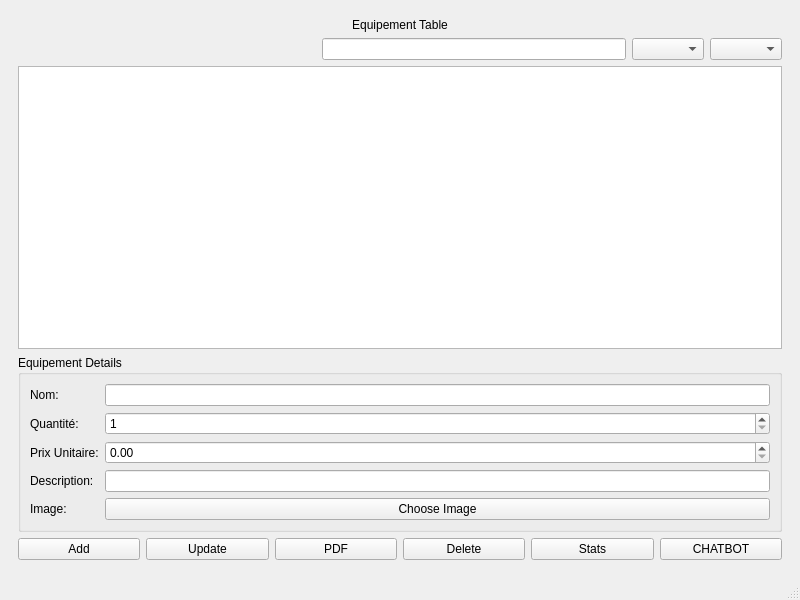
<?xml version="1.0" encoding="UTF-8"?>
<ui version="4.0">
 <class>MainWindow</class>
 <widget class="QMainWindow" name="MainWindow">
  <property name="geometry">
   <rect>
    <x>0</x>
    <y>0</y>
    <width>800</width>
    <height>600</height>
   </rect>
  </property>
  <widget class="QWidget" name="centralwidget">
   <layout class="QVBoxLayout" name="verticalLayout">
    <item>
     <widget class="QStackedWidget" name="stackedWidget">
      <property name="currentIndex">
       <number>0</number>
      </property>
      <widget class="QWidget" name="page">
       <layout class="QVBoxLayout" name="verticalLayout_2">
        <item>
         <widget class="QLabel" name="tableTitle">
          <property name="text">
           <string>Equipement Table</string>
          </property>
          <property name="alignment">
           <set>Qt::AlignmentFlag::AlignCenter</set>
          </property>
         </widget>
        </item>
        <item>
         <layout class="QHBoxLayout" name="horizontalLayout">
          <item>
           <spacer name="horizontalSpacer">
            <property name="orientation">
             <enum>Qt::Orientation::Horizontal</enum>
            </property>
            <property name="sizeHint" stdset="0">
             <size>
              <width>40</width>
              <height>20</height>
             </size>
            </property>
           </spacer>
          </item>
          <item>
           <widget class="QLineEdit" name="search"/>
          </item>
          <item>
           <widget class="QComboBox" name="sortingMode"/>
          </item>
          <item>
           <widget class="QComboBox" name="sortingBy"/>
          </item>
         </layout>
        </item>
        <item>
         <widget class="QTableView" name="tableViewEquipement">
          <property name="selectionMode">
           <enum>QAbstractItemView::SelectionMode::SingleSelection</enum>
          </property>
          <property name="selectionBehavior">
           <enum>QAbstractItemView::SelectionBehavior::SelectRows</enum>
          </property>
         </widget>
        </item>
        <item>
         <widget class="QGroupBox" name="formGroupBox">
          <property name="title">
           <string>Equipement Details</string>
          </property>
          <layout class="QFormLayout" name="formLayout">
           <item row="0" column="0">
            <widget class="QLabel" name="labelNom">
             <property name="text">
              <string>Nom:</string>
             </property>
            </widget>
           </item>
           <item row="0" column="1">
            <widget class="QLineEdit" name="lineEditNom"/>
           </item>
           <item row="1" column="0">
            <widget class="QLabel" name="labelQuantite">
             <property name="text">
              <string>Quantité:</string>
             </property>
            </widget>
           </item>
           <item row="1" column="1">
            <widget class="QSpinBox" name="spinBoxQuantite">
             <property name="minimum">
              <number>1</number>
             </property>
            </widget>
           </item>
           <item row="2" column="0">
            <widget class="QLabel" name="labelPrixUnitaire">
             <property name="text">
              <string>Prix Unitaire:</string>
             </property>
            </widget>
           </item>
           <item row="2" column="1">
            <widget class="QDoubleSpinBox" name="doubleSpinBoxPrixUnitaire">
             <property name="decimals">
              <number>2</number>
             </property>
             <property name="minimum">
              <double>0.000000000000000</double>
             </property>
            </widget>
           </item>
           <item row="3" column="0">
            <widget class="QLabel" name="labelDescription">
             <property name="text">
              <string>Description:</string>
             </property>
            </widget>
           </item>
           <item row="3" column="1">
            <widget class="QLineEdit" name="lineEditDescription"/>
           </item>
           <item row="4" column="0">
            <widget class="QLabel" name="label">
             <property name="text">
              <string>Image:</string>
             </property>
            </widget>
           </item>
           <item row="4" column="1">
            <widget class="QPushButton" name="imageButton">
             <property name="text">
              <string>Choose Image</string>
             </property>
            </widget>
           </item>
          </layout>
         </widget>
        </item>
        <item>
         <layout class="QHBoxLayout" name="buttonsLayout">
          <item>
           <widget class="QPushButton" name="buttonAdd">
            <property name="text">
             <string>Add</string>
            </property>
           </widget>
          </item>
          <item>
           <widget class="QPushButton" name="buttonUpdate">
            <property name="text">
             <string>Update</string>
            </property>
           </widget>
          </item>
          <item>
           <widget class="QPushButton" name="buttonPDF">
            <property name="text">
             <string>PDF</string>
            </property>
           </widget>
          </item>
          <item>
           <widget class="QPushButton" name="buttonDelete">
            <property name="text">
             <string>Delete</string>
            </property>
           </widget>
          </item>
          <item>
           <widget class="QPushButton" name="pushButton">
            <property name="text">
             <string>Stats</string>
            </property>
           </widget>
          </item>
          <item>
           <widget class="QPushButton" name="pushButton_4">
            <property name="text">
             <string>CHATBOT</string>
            </property>
           </widget>
          </item>
         </layout>
        </item>
       </layout>
      </widget>
      <widget class="QWidget" name="page_3">
       <widget class="QPushButton" name="pushButton_3">
        <property name="geometry">
         <rect>
          <x>-10</x>
          <y>250</y>
          <width>791</width>
          <height>29</height>
         </rect>
        </property>
        <property name="text">
         <string>Back</string>
        </property>
       </widget>
       <widget class="QWidget" name="horizontalLayoutWidget">
        <property name="geometry">
         <rect>
          <x>0</x>
          <y>290</y>
          <width>781</width>
          <height>171</height>
         </rect>
        </property>
        <layout class="QHBoxLayout" name="horizontalLayout_2"/>
       </widget>
       <widget class="QWidget" name="horizontalLayoutWidget_2">
        <property name="geometry">
         <rect>
          <x>-10</x>
          <y>60</y>
          <width>781</width>
          <height>171</height>
         </rect>
        </property>
        <layout class="QHBoxLayout" name="horizontalLayout_3"/>
       </widget>
      </widget>
      <widget class="QWidget" name="page_2">
       <layout class="QGridLayout" name="gridLayout">
        <item row="2" column="0">
         <widget class="QPushButton" name="Back">
          <property name="text">
           <string>Back</string>
          </property>
         </widget>
        </item>
        <item row="0" column="0">
         <widget class="QTextEdit" name="inputTextEdit"/>
        </item>
        <item row="1" column="0">
         <widget class="QPushButton" name="pushButton_2">
          <property name="text">
           <string>Submit to Chatbot</string>
          </property>
         </widget>
        </item>
       </layout>
      </widget>
     </widget>
    </item>
   </layout>
  </widget>
  <widget class="QStatusBar" name="statusbar"/>
 </widget>
 <resources/>
 <connections/>
</ui>
